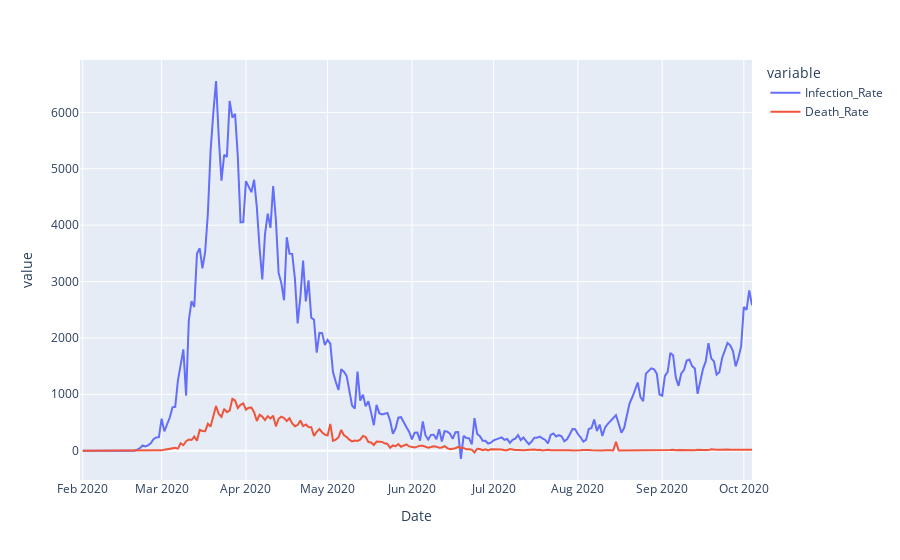

The cell this chart's notebook holds for it:
### Markdown cell above
now let's plot a line chart to compare COVID19 national lockdowns impacts on spread of the virus and number of active cases

### Code cell
fig = px.line(df_Italy, x = "Date", y = ["Infection_Rate", "Death_Rate"])
fig.show()

### Figure 1 — Plotly figure (JSON) as saved in the notebook; plotly's stock layout.template omitted (floating-point values rounded to 4 significant figures; data arrays with more than 128 entries replaced by an {"elided": "..."} marker saying what was removed)
{"data": [{"hovertemplate": "variable=Infection_Rate<br>Date=%{x}<br>value=%{y}<extra></extra>", "legendgroup": "Infection_Rate", "line": {"color": "#636efa", "dash": "solid"}, "mode": "lines", "name": "Infection_Rate", "orientation": "v", "showlegend": true, "type": "scatter", "x": {"elided": "248 str values"}, "xaxis": "x", "y": {"elided": "248 int values"}, "yaxis": "y"}, {"hovertemplate": "variable=Death_Rate<br>Date=%{x}<br>value=%{y}<extra></extra>", "legendgroup": "Death_Rate", "line": {"color": "#EF553B", "dash": "solid"}, "mode": "lines", "name": "Death_Rate", "orientation": "v", "showlegend": true, "type": "scatter", "x": {"elided": "248 str values"}, "xaxis": "x", "y": {"elided": "248 int values"}, "yaxis": "y"}], "layout": {"legend": {"title": {"text": "variable"}, "tracegroupgap": 0}, "margin": {"t": 60}, "xaxis": {"anchor": "y", "domain": [0, 1], "title": {"text": "Date"}}, "yaxis": {"anchor": "x", "domain": [0, 1], "title": {"text": "value"}}}}
